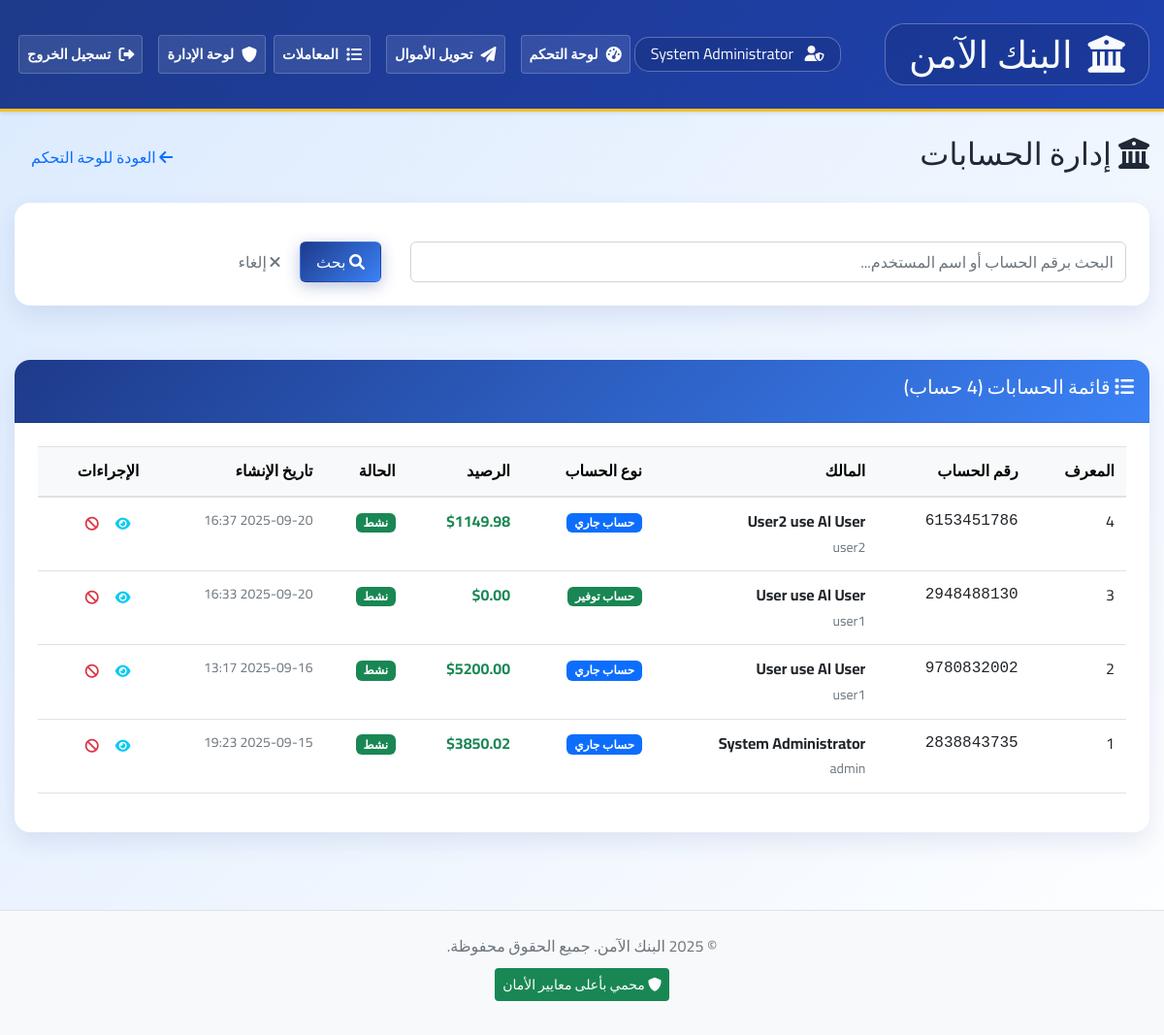
/admin/accounts (signed in), run on the app's committed database.
### models/user.py (models this page shows, shortened)
class User(UserMixin, db.Model):
    __tablename__ = 'users'
    id = db.Column(db.Integer, primary_key=True)
    username = db.Column(db.String(80), unique=True, nullable=False, index=True)
    email = db.Column(db.String(120), unique=True, nullable=False, index=True)
    password_hash = db.Column(db.String(255), nullable=False)
    failed_login_attempts = db.Column(db.Integer, default=0)
    account_locked_until = db.Column(db.DateTime, nullable=True)
    last_login = db.Column(db.DateTime, nullable=True)
    created_at = db.Column(db.DateTime, default=datetime.utcnow)
    full_name = db.Column(db.String(100), nullable=False)
    phone = db.Column(db.String(20), nullable=True)
    is_active = db.Column(db.Boolean, default=True)
    role = db.Column(db.String(20), default='user')  # 'admin', 'user' الدور
    accounts = db.relationship('Account', backref='owner', lazy=True, cascade='all, delete-orphan')
    transactions = db.relationship('Transaction', backref='user', lazy=True)
    def is_admin(self):
        return self.role == 'admin'

class Account(db.Model):
    __tablename__ = 'accounts'
    id = db.Column(db.Integer, primary_key=True)
    account_number = db.Column(db.String(20), unique=True, nullable=False, index=True)
    account_type = db.Column(db.String(20), nullable=False)  # 'checking', 'savings'
    balance = db.Column(db.Numeric(15, 2), nullable=False, default=0.00)
    created_at = db.Column(db.DateTime, default=datetime.utcnow)
    is_active = db.Column(db.Boolean, default=True)
    user_id = db.Column(db.Integer, db.ForeignKey('users.id'), nullable=False)
    transactions_from = db.relationship('Transaction',
                                      foreign_keys='Transaction.from_account_id',
                                      backref='from_account', lazy=True)
    transactions_to = db.relationship('Transaction',
                                    foreign_keys='Transaction.to_account_id',
                                    backref='to_account', lazy=True)

### routes/admin.py (the view)
@admin_bp.route('/accounts')
@login_required
@admin_required
def accounts():
    page = request.args.get('page', 1, type=int)
    search = request.args.get('search', '', type=str)
    query = Account.query.join(User)
    if search:
        query = query.filter(
            (Account.account_number.contains(search)) |
            (User.username.contains(search)) |
            (User.full_name.contains(search))
        )
    accounts = query.order_by(desc(Account.created_at)).paginate(
        page=page, per_page=20, error_out=False
    )
    return render_template('admin/accounts.html', accounts=accounts, search=search)

### templates/admin/accounts.html (shortened to what this page needs)
{% extends "base.html" %}
{% block content %}
<div class="row">
    <div class="col-12">
        <div class="d-flex justify-content-between align-items-center mb-4">
            <h2><i class="fas fa-university"></i> إدارة الحسابات</h2>
            <a href="{{ url_for('admin.dashboard') }}" class="btn btn-outline-primary">
                <i class="fas fa-arrow-left"></i> العودة للوحة التحكم
            </a>
        </div>
    </div>
</div>
<div class="row mb-4">
    <div class="col-12">
        <div class="card">
            <div class="card-body">
                <form method="GET" class="row g-3">
                    <div class="col-md-8">
                        <input type="text" class="form-control" name="search"
                               placeholder="البحث برقم الحساب أو اسم المستخدم..."
                               value="{{ search }}">
                    </div>
                    <div class="col-md-4">
                        <button type="submit" class="btn btn-primary">
                            <i class="fas fa-search"></i> بحث
                        </button>
                        <a href="{{ url_for('admin.accounts') }}" class="btn btn-outline-secondary">
                            <i class="fas fa-times"></i> إلغاء
                        </a>
                    </div>
                </form>
            </div>
        </div>
    </div>
</div>
<div class="row">
    <div class="col-12">
        <div class="card">
            <div class="card-header d-flex justify-content-between align-items-center">
                <h5><i class="fas fa-list"></i> قائمة الحسابات ({{ accounts.total }} حساب)</h5>
            </div>
            <div class="card-body">
                {% if accounts.items %}
                <div class="table-responsive">
                    <table class="table table-hover">
                        <thead class="table-light">
                            <tr>
                                <th>المعرف</th>
                                <th>رقم الحساب</th>
                                <th>المالك</th>
                                <th>نوع الحساب</th>
                                <th>الرصيد</th>
                                <th>الحالة</th>
                                <th>تاريخ الإنشاء</th>
                                <th>الإجراءات</th>
                            </tr>
                        </thead>
                        <tbody>
                            {% for account in accounts.items %}
                            <tr>
                                <td>{{ account.id }}</td>
                                <td class="font-monospace">{{ account.account_number }}</td>
                                <td>
                                    <strong>{{ account.owner.full_name }}</strong><br>
                                    <small class="text-muted">{{ account.owner.username }}</small>
                                </td>
                                <td>
                                    <span class="badge bg-{{ 'primary' if account.account_type == 'checking' else 'success' }}">
                                        {{ 'حساب جاري' if account.account_type == 'checking' else 'حساب توفير' }}
                                    </span>
                                </td>
                                <td class="fw-bold text-success">${{ "%.2f"|format(account.balance) }}</td>
                                <td>
                                    <span class="badge bg-{{ 'success' if account.is_active else 'danger' }}">
                                        {{ 'نشط' if account.is_active else 'غير نشط' }}
                                    </span>
                                </td>
                                <td class="text-muted small">
                                    {{ account.created_at.strftime('%Y-%m-%d %H:%M') }}
                                </td>
                                <td>
                                    <div class="btn-group" role="group">
                                        <a href="{{ url_for('dashboard.account_details', account_id=account.id) }}"
                                           class="btn btn-sm btn-outline-info" title="عرض التفاصيل">
                                            <i class="fas fa-eye"></i>
                                        </a>
                                        <button type="button" class="btn btn-sm btn-outline-{{ 'danger' if account.is_active else 'success' }}"
                                                onclick="toggleAccountStatus({{ account.id }}, '{{ account.account_number }}')"
                                                title="{{ 'تعطيل' if account.is_active else 'تفعيل' }}">
                                            <i class="fas fa-{{ 'ban' if account.is_active else 'check' }}"></i>
                                        </button>
                                    </div>
                                </td>
                            </tr>
                            {% endfor %}
                        </tbody>
                    </table>
                </div>
                {% else %}
                <div class="text-center py-4">
                    <i class="fas fa-university fa-3x text-muted mb-3"></i>
                    <h5>لا توجد حسابات</h5>
                    <p class="text-muted">لم يتم العثور على حسابات مطابقة لمعايير البحث</p>
                </div>
                {% endif %}
            </div>
        </div>
    </div>
</div>
{% endblock %}

### templates/base.html (shortened to what this page needs)
<!DOCTYPE html>
<html lang="ar" dir="rtl">
<head>
    <link href="{{ url_for('static', filename='css/style.css') }}" rel="stylesheet">
    <link href="https://cdnjs.cloudflare.com/ajax/libs/font-awesome/6.0.0/css/all.min.css" rel="stylesheet">
</head>
<body>
    <nav class="navbar navbar-expand-lg navbar-dark bg-primary">
        <div class="container">
            <div class="d-flex w-100 justify-content-between align-items-center">
                <div class="d-flex align-items-center">
                    <div class="px-4 py-2" style="border: 1px solid rgba(255,255,255,0.3); background-color: rgba(0,0,0,0.1); border-radius: 20px; margin: 0.5rem 0;">
                        <span class="text-light d-flex align-items-center" style="font-size: 2.4rem; font-weight: 500; line-height: 1.2;">
                            <i class="fas fa-university me-3"></i>
                            البنك الآمن
                        </span>
                    </div>
                </div>
                {% if current_user.is_authenticated %}
                <div class="d-flex align-items-center">
                    <div class="user-display px-3 py-1" style="border: 1px solid rgba(255,255,255,0.3); background-color: rgba(0,0,0,0.1); border-radius: 15px;">
                        <span class="text-light">
                            <i class="fas {% if current_user.is_admin() %}fa-user-shield{% else %}fa-user{% endif %} me-2"></i>
                            {{ current_user.full_name }}
                        </span>
                    </div>
                </div>
                {% else %}
                <div></div>
                {% endif %}
            </div>
            <div class="collapse navbar-collapse" id="navbarNav">
                <ul class="navbar-nav me-auto">
                    {% if current_user.is_authenticated %}
                        <li class="nav-item">
                            <a class="nav-link" href="{{ url_for('dashboard.index') }}">
                                <i class="fas fa-tachometer-alt"></i> لوحة التحكم
                            </a>
                        </li>
                        <li class="nav-item">
                            <a class="nav-link" href="{{ url_for('dashboard.transfer') }}">
                                <i class="fas fa-paper-plane"></i> تحويل الأموال
                            </a>
                        </li>
                        <li class="nav-item">
                            <a class="nav-link" href="{{ url_for('dashboard.transactions') }}">
                                <i class="fas fa-list"></i> المعاملات
                            </a>
                        </li>
                    {% endif %}
                </ul>
                <ul class="navbar-nav">
                    {% if current_user.is_authenticated %}
                        {% if current_user.is_admin() %}
                        <li class="nav-item">
                            <a class="nav-link" href="{{ url_for('admin.dashboard') }}">
                                <i class="fas fa-shield-alt"></i> لوحة الإدارة
                            </a>
                        </li>
                        {% endif %}
                        <li class="nav-item">
                            <a class="nav-link" href="{{ url_for('auth.logout') }}">
                                <i class="fas fa-sign-out-alt"></i> تسجيل الخروج
                            </a>
                        </li>
                    </ul>
                    {% endif %}
            </div>
        </div>
    </nav>
    <main class="container mt-4">
        {% block content %}{% endblock %}
    </main>
    <footer class="bg-light text-center text-muted py-4 mt-5">
        <div class="container">
            <p>&copy; 2025 البنك الآمن. جميع الحقوق محفوظة.</p>
            <p class="small">
                <span class="security-badge">
                    <i class="fas fa-shield-alt"></i> محمي بأعلى معايير الأمان
                </span>
            </p>
        </div>
    </footer>
</body>
</html>

### data on the page
User: full_name "System Administrator"
Account: id "4", account_number "6153451786", owner.full_name "User2 use Al User", owner.username "user2", account_type "حساب جاري", balance "1149.98", is_active "نشط", created_at "2025-09-20 16:37"
Account: id "3", account_number "2948488130", owner.full_name "User use Al User", owner.username "user1", account_type "حساب توفير", balance "0.00", is_active "نشط", created_at "2025-09-20 16:33"
Account: id "2", account_number "9780832002", owner.full_name "User use Al User", owner.username "user1", account_type "حساب جاري", balance "5200.00", is_active "نشط", created_at "2025-09-16 13:17"
Account: id "1", account_number "2838843735", owner.full_name "System Administrator", owner.username "admin", account_type "حساب جاري", balance "3850.02", is_active "نشط", created_at "2025-09-15 19:23"
